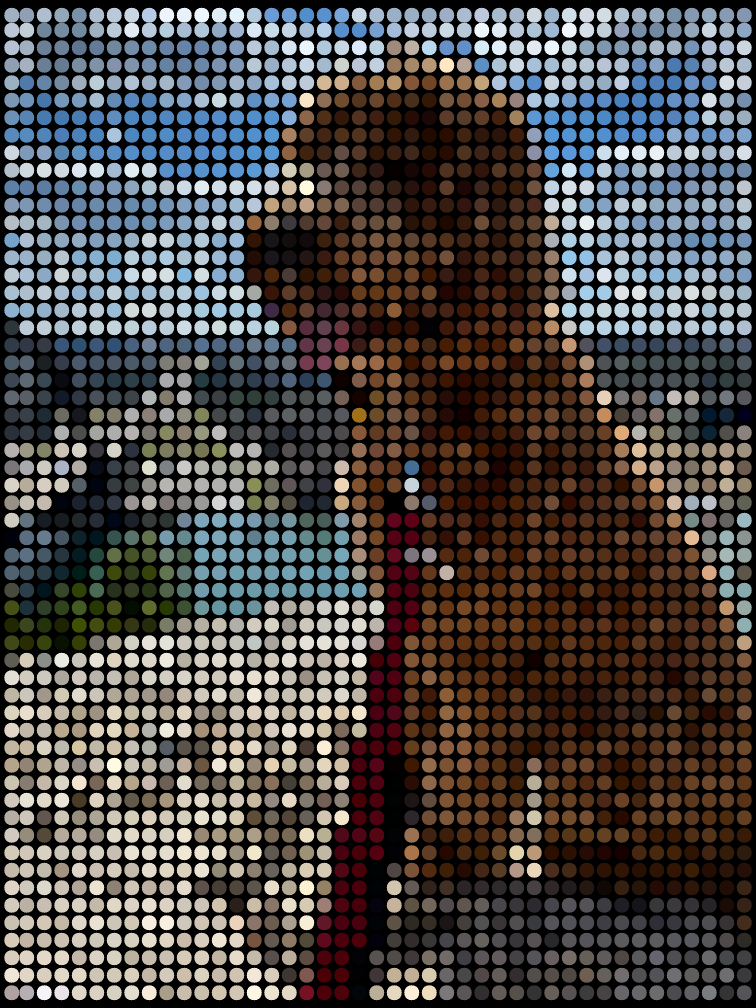
#> input picture examples/cash_bubble.png, 1512 x 2016 px (shown at 1/2 size)
$ python img_bubbler.py examples/cash_bubble.png
#> lines starting #> are read from the running program, lines starting #| are printed output that depends on the picture
import argparse
import os.path
import cv2
import numpy as np


def on_change_r(x):
    global prev_r
    if x == 0:
        x = 1
    if x != prev_r:
        prev_r = x
        print(f"Radius:  {x}")


def on_change_s(x):
    global prev_s
    if x != prev_s:
        prev_s = x
        print(f"Spacing: {x}")


def update_img(img):
    # retrieve current configs
    r = cv2.getTrackbarPos("Circle Radius", "Configs")
    spacing = cv2.getTrackbarPos("Circle Spacing", "Configs")
    brightness = cv2.getTrackbarPos("Brightness", "Configs")

    # Can't change min val from 0 on trackbar, if r=0 set to 1
    if r == 0:
        r = 1

    # Make canvas from brightness
    canvas = np.ones_like(img)*brightness

    # Calculate number of circles and spacing params
    circle_space = 2*r + spacing
    n_cols = (w)//circle_space
    n_rows = (h)//circle_space
    off_x = (w % circle_space + spacing)//2
    off_y = (h % circle_space + spacing)//2

    # use resize interpolation to get color for circles
    img_resize = cv2.resize(img, (n_cols, n_rows), cv2.INTER_CUBIC)

    for x in range(n_cols):
        for y in range(n_rows):
            x_cen = x*circle_space + r + off_x
            y_cen = y*circle_space + r + off_y

            # weird stuff with cv2 types, need explicit element-wise cast
            color = [int(x) for x in img_resize[y, x, :]]
            # color = [int(x) for x in img[y_cen, x_cen, :]] # this sets circle color from center pixel color in source img

            cv2.circle(canvas, (x_cen, y_cen), radius=r, color=color, thickness=-1)

    return canvas


if __name__ == "__main__":
    parser = argparse.ArgumentParser()
    parser.add_argument(dest="img_path", help="path to source image")

    args = parser.parse_args()
    if not os.path.exists(args.img_path):
        parser.error(f"The file [{args.img_path}] does not exist!")

    # Retrieve Image
    img = cv2.imread(args.img_path)
#> img is the input picture: shape (2016, 1512, 3); mean B, G, R 63.8, 65.7, 69.6
    h, w = img.shape[:2]
#> h = 2016; w = 1512

    # Set up slider window
    configWin = "Configs"
    r_init = 20
    s_init = 5
    cv2.namedWindow(configWin, cv2.WINDOW_NORMAL)
    cv2.createTrackbar("Circle Radius", configWin, r_init, 75, on_change_r)
    cv2.createTrackbar("Circle Spacing", configWin, s_init, 25, on_change_s)
    cv2.createTrackbar("Brightness", configWin, 0, 255, lambda x: None)
    cv2.resizeWindow(configWin, 400, 30)

    # vars to help reduce terminal spam on changing trackbar
    prev_r = r_init
    prev_s = s_init

    # Draw initial image
    canvas = update_img(img)
#> in update_img, `img_resize = cv2.resize(img, (n_cols, n_rows), cv2.INTER_CUBIC)`:
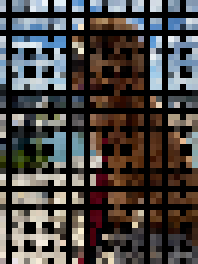
#> img_resize: shape (44, 33, 3) (shown 6 times larger); mean B, G, R 66.7, 69.3, 73.4
#> after the loop in update_img, `for x in range(n_cols):`:
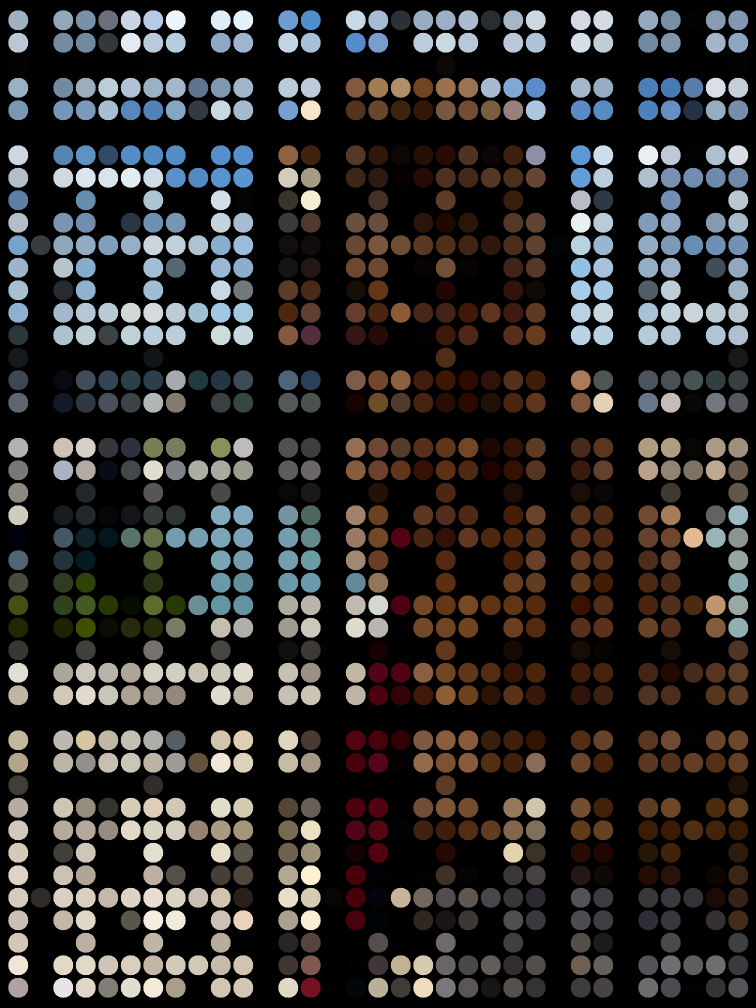
#> canvas: shape (2016, 1512, 3) (shown at 1/2 size); mean B, G, R 39.9, 41.5, 44

    while True:
        cv2.imshow("Image", canvas)
        k = cv2.waitKey(0) & 0xFF
#> (key Esc is pressed here)

        if k == ord(" "):
            # Spacebar, update image with new configs
            canvas = update_img(img)

        elif k == ord("s"):
            # s key, save image
            dst = input(f"\n{'='*15}\n\nSave as: ")
            print(f"Saving image as [{dst}]\n\n{'='*15}\n")
            cv2.imwrite(dst, canvas)

        elif k == 27:
            # Esc key, exit program
            # Get final params to print
            r = cv2.getTrackbarPos("Circle Radius", "Configs")
#> r = 20
            spacing = cv2.getTrackbarPos("Circle Spacing", "Configs")
#> spacing = 5
            print(f"\n{'='*15}\n\nFinal Radius:  {r}\nFinal Spacing: {spacing}\n\n{'='*15}\n")
#| ===============
#| Final Radius:  20
#| Final Spacing: 5
#| ===============

            cv2.destroyAllWindows()
            exit()
#> (the program exits here)
